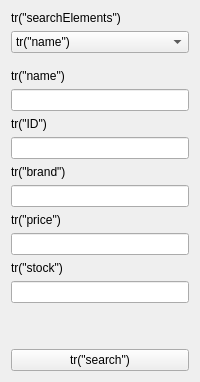
            <widget class="QWidget" name="m_customerSerchTab_5">
             <attribute name="title">
              <string>검색</string>
             </attribute>
             <layout class="QHBoxLayout" name="horizontalLayout_25">
              <item>
               <layout class="QVBoxLayout" name="verticalLayout_56">
                <item>
                 <widget class="QLabel" name="label_50">
                  <property name="text">
                   <string>tr(&quot;searchElements&quot;)</string>
                  </property>
                 </widget>
                </item>
                <item>
                 <widget class="QComboBox" name="comboBox_5">
                  <item>
                   <property name="text">
                    <string>tr(&quot;name&quot;)</string>
                   </property>
                  </item>
                  <item>
                   <property name="text">
                    <string>tr(&quot;ID&quot;)</string>
                   </property>
                  </item>
                  <item>
                   <property name="text">
                    <string>tr(&quot;brand&quot;)</string>
                   </property>
                  </item>
                  <item>
                   <property name="text">
                    <string>tr(&quot;price&quot;)</string>
                   </property>
                  </item>
                  <item>
                   <property name="text">
                    <string>tr(&quot;stock&quot;)</string>
                   </property>
                  </item>
                 </widget>
                </item>
                <item>
                 <spacer name="verticalSpacer_14">
                  <property name="orientation">
                   <enum>Qt::Vertical</enum>
                  </property>
                  <property name="sizeType">
                   <enum>QSizePolicy::Fixed</enum>
                  </property>
                  <property name="sizeHint" stdset="0">
                   <size>
                    <width>20</width>
                    <height>10</height>
                   </size>
                  </property>
                 </spacer>
                </item>
                <item>
                 <layout class="QVBoxLayout" name="verticalLayout_57">
                  <property name="sizeConstraint">
                   <enum>QLayout::SetDefaultConstraint</enum>
                  </property>
                  <item>
                   <widget class="QLabel" name="label_51">
                    <property name="sizePolicy">
                     <sizepolicy hsizetype="Expanding" vsizetype="Maximum">
                      <horstretch>0</horstretch>
                      <verstretch>0</verstretch>
                     </sizepolicy>
                    </property>
                    <property name="text">
                     <string>tr(&quot;name&quot;)</string>
                    </property>
                   </widget>
                  </item>
                  <item>
                   <widget class="QLineEdit" name="lineEdit_46"/>
                  </item>
                 </layout>
                </item>
                <item>
                 <layout class="QVBoxLayout" name="verticalLayout_58">
                  <item>
                   <widget class="QLabel" name="label_52">
                    <property name="sizePolicy">
                     <sizepolicy hsizetype="Expanding" vsizetype="Maximum">
                      <horstretch>0</horstretch>
                      <verstretch>0</verstretch>
                     </sizepolicy>
                    </property>
                    <property name="text">
                     <string>tr(&quot;ID&quot;)</string>
                    </property>
                   </widget>
                  </item>
                  <item>
                   <widget class="QLineEdit" name="lineEdit_47">
                    <property name="readOnly">
                     <bool>true</bool>
                    </property>
                   </widget>
                  </item>
                 </layout>
                </item>
                <item>
                 <layout class="QVBoxLayout" name="verticalLayout_59">
                  <item>
                   <widget class="QLabel" name="label_53">
                    <property name="sizePolicy">
                     <sizepolicy hsizetype="Expanding" vsizetype="Maximum">
                      <horstretch>0</horstretch>
                      <verstretch>0</verstretch>
                     </sizepolicy>
                    </property>
                    <property name="text">
                     <string>tr(&quot;brand&quot;)</string>
                    </property>
                   </widget>
                  </item>
                  <item>
                   <widget class="QLineEdit" name="lineEdit_48"/>
                  </item>
                 </layout>
                </item>
                <item>
                 <layout class="QVBoxLayout" name="verticalLayout_60">
                  <item>
                   <widget class="QLabel" name="label_54">
                    <property name="sizePolicy">
                     <sizepolicy hsizetype="Expanding" vsizetype="Maximum">
                      <horstretch>0</horstretch>
                      <verstretch>0</verstretch>
                     </sizepolicy>
                    </property>
                    <property name="text">
                     <string>tr(&quot;price&quot;)</string>
                    </property>
                   </widget>
                  </item>
                  <item>
                   <widget class="QLineEdit" name="lineEdit_49"/>
                  </item>
                 </layout>
                </item>
                <item>
                 <layout class="QVBoxLayout" name="verticalLayout_61">
                  <item>
                   <widget class="QLabel" name="label_55">
                    <property name="sizePolicy">
                     <sizepolicy hsizetype="Expanding" vsizetype="Maximum">
                      <horstretch>0</horstretch>
                      <verstretch>0</verstretch>
                     </sizepolicy>
                    </property>
                    <property name="text">
                     <string>tr(&quot;stock&quot;)</string>
                    </property>
                   </widget>
                  </item>
                  <item>
                   <widget class="QLineEdit" name="lineEdit_50"/>
                  </item>
                 </layout>
                </item>
                <item>
                 <spacer name="verticalSpacer_15">
                  <property name="orientation">
                   <enum>Qt::Vertical</enum>
                  </property>
                  <property name="sizeType">
                   <enum>QSizePolicy::Expanding</enum>
                  </property>
                  <property name="sizeHint" stdset="0">
                   <size>
                    <width>20</width>
                    <height>40</height>
                   </size>
                  </property>
                 </spacer>
                </item>
                <item>
                 <widget class="QPushButton" name="pushButton_15">
                  <property name="text">
                   <string>tr(&quot;search&quot;)</string>
                  </property>
                 </widget>
                </item>
               </layout>
              </item>
             </layout>
            </widget>
